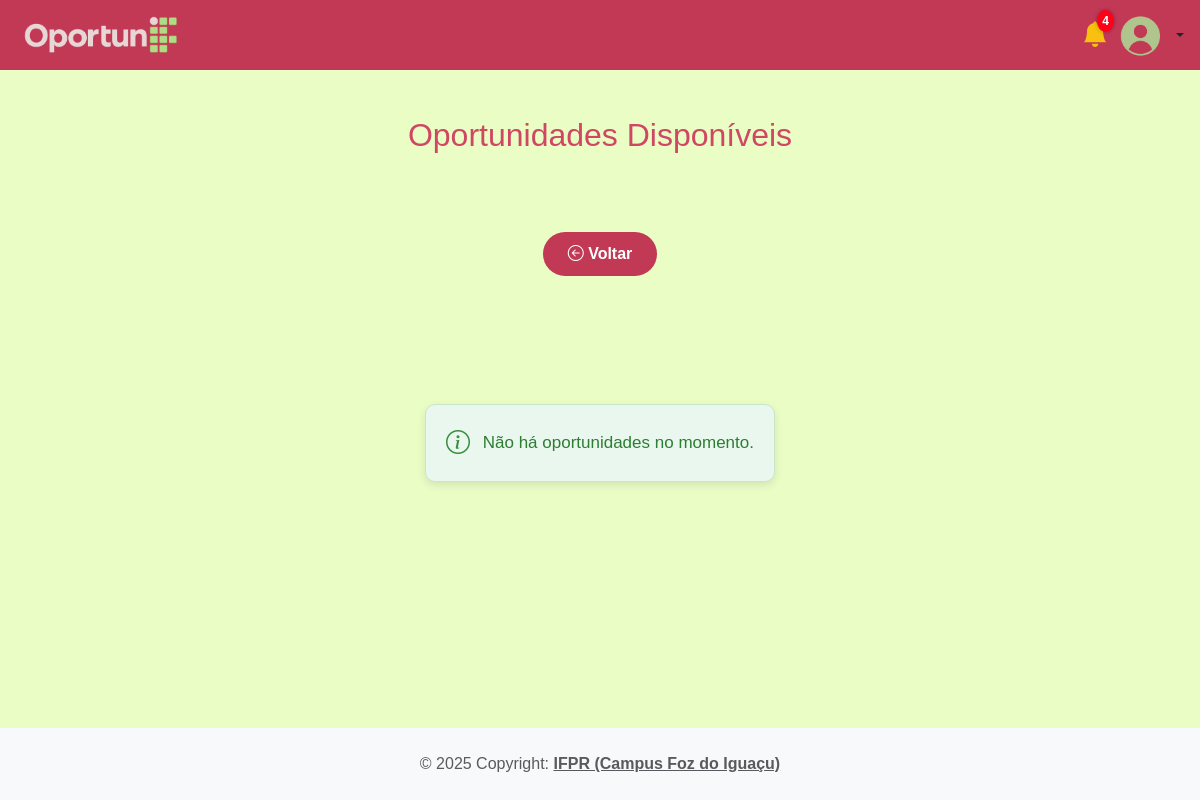
The page /app/controller/OportunidadeController.php?action=projetopesquisa (signed in) on the database as committed earlier.
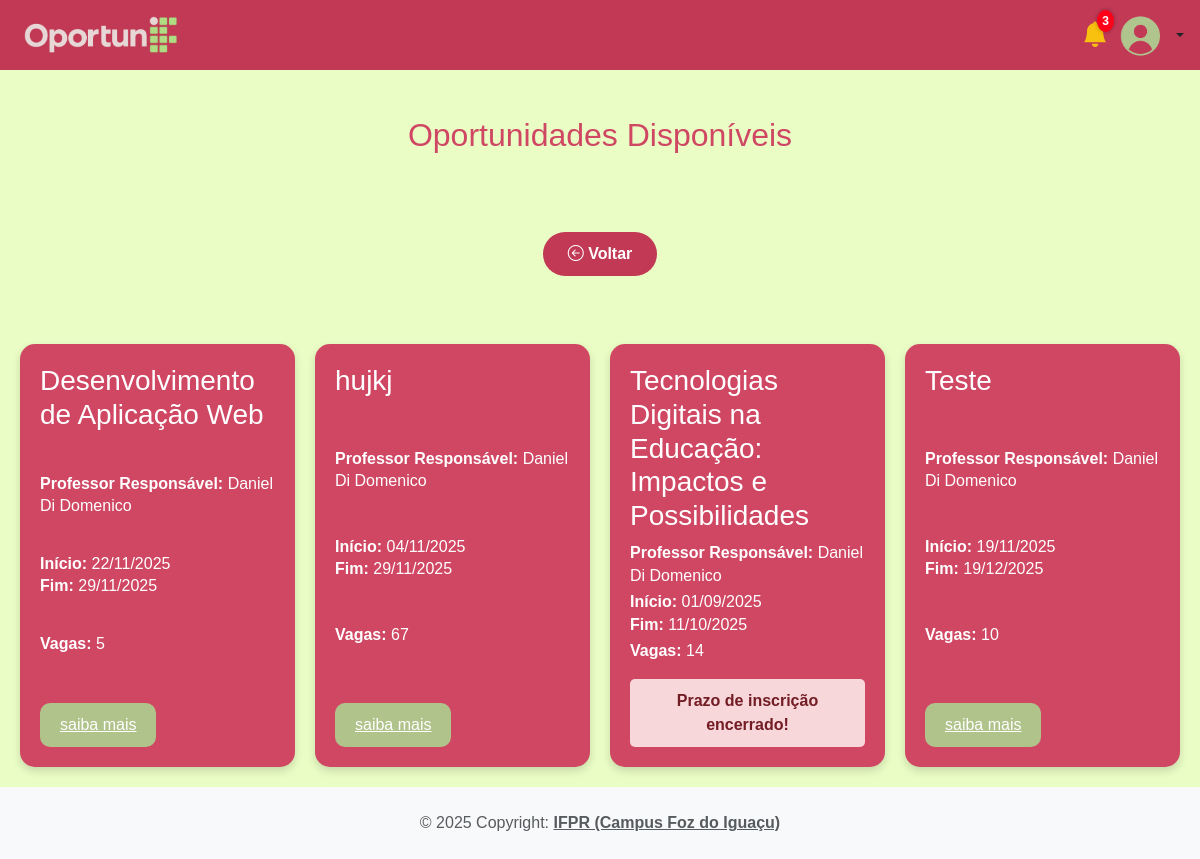
The same page on the database as committed later.
### tables this page shows
CREATE TABLE `oportunidades` (
  `idOportunidades` int(11) NOT NULL,
  `titulo` longtext DEFAULT NULL,
  `descricao` longtext DEFAULT NULL,
  `tipoOportunidade` enum('ESTAGIO','PROJETOEXTENSAO','PROJETOPESQUISA') NOT NULL,
  `dataInicio` date NOT NULL,
  `dataFim` date NOT NULL,
  `documentoAnexo` varchar(100) DEFAULT NULL,
  `vaga` int(11) NOT NULL,
  `documentoEdital` varchar(255) DEFAULT NULL,
  `idProfessor` int(11) NOT NULL DEFAULT 38
);

CREATE TABLE `usuarios` (
  `idUsuarios` int(11) NOT NULL,
  `nomeCompleto` varchar(45) NOT NULL,
  `email` varchar(45) NOT NULL,
  `cpf` varchar(20) NOT NULL,
  `senha` varchar(255) NOT NULL,
  `tipoUsuario` enum('ALUNO','PROFESSOR','ADMIN') NOT NULL,
  `matricula` varchar(45) DEFAULT NULL,
  `idCursos` int(11) DEFAULT NULL,
  `fotoPerfil` varchar(255) DEFAULT NULL
);

### app/controller/OportunidadeController.php (called while the page is built, shortened)
<?php
require_once(__DIR__ . "/../dao/OportunidadeDAO.php");
require_once(__DIR__ . "/../dao/UsuarioDAO.php");
require_once(__DIR__ . "/../model/Oportunidade.php");
require_once(__DIR__ . "/../model/Usuario.php");
class OportunidadeController extends Controller
{
    private OportunidadeDAO $oportunidadeDao;
    private UsuarioDAO $usuarioDao;
    public function __construct()
    {
        $this->oportunidadeDao = new OportunidadeDAO();
        $this->usuarioDao = new UsuarioDAO();
        $this->handleAction();
    }
    protected function projetopesquisa()
    {
        $usuarioLogado = $this->usuarioDao->findById($_SESSION["usuarioLogadoId"]);
        $idCurso = $usuarioLogado->getCurso()->getId();
        $dados["oportunidades"] = $this->oportunidadeDao->listByTipoECurso(OportunidadeTipo::PROJETOPESQUISA, $idCurso);
        $this->loadView("oportunidade/oportunidades_disponiveis.php", $dados);
    }
}
new OportunidadeController();

### app/model/Oportunidade.php (called while the page is built, shortened)
<?php
require_once(__DIR__ . "/Usuario.php");
class Oportunidade
{
    private ?int $id;
    private ?string $titulo;
    private ?string $dataInicio;
    private ?string $dataFim;
    private ?Usuario $professor = null;
    private ?int $vaga;
    public function __construct()
    {
        $this->id = 0;
        $this->titulo = "";
        $this->dataInicio = "";
        $this->dataFim = "";
        $this->vaga = null;
    }
    public function getId(): ?int
    {
        return $this->id;
    }
    public function setId(?int $id): self
    {
        $this->id = $id;
        return $this;
    }
    public function getTitulo(): ?string
    {
        return $this->titulo;
    }
    public function setTitulo(?string $titulo): self
    {
        $this->titulo = $titulo;
        return $this;
    }
    public function getDataInicioFormatada(): ?string
    {
        if ($this->dataInicio) {
            $date = new DateTimeImmutable($this->dataInicio);
            return $date->format('d/m/Y');
        }
        return "";
    }
    public function setDataInicio(?string $dataInicio): self
    {
        $this->dataInicio = $dataInicio;
        return $this;
    }
    public function getDataFim(): ?string
    {
        return $this->dataFim;
    }
    public function getDataFimFormatada(): ?string
    {
        if ($this->dataFim) {
            $date = new DateTimeImmutable($this->dataFim);
            return $date->format('d/m/Y');
        }
        return "";
    }
    public function setDataFim(?string $dataFim): self
    {
        $this->dataFim = $dataFim;
        return $this;
    }
    public function getVaga(): ?int
    {
        return $this->vaga;
    }
    public function setVaga(?int $vaga): void
    {
        $this->vaga = $vaga;
    }
    public function getProfessor(): ?Usuario
    {
        return $this->professor;
    }
    public function setProfessor(?Usuario $professor): self
    {
        $this->professor = $professor;
        return $this;
    }
}

### app/dao/OportunidadeDAO.php (called while the page is built, shortened)
<?php
include_once(__DIR__ . "/../model/Oportunidade.php");
class OportunidadeDAO
{
    public function listByTipoECurso(string $tipo, int $idCurso)
    {
        $conn = Connection::getConn();
        $sql = "SELECT o.*, u.nomeCompleto, u.tipoUsuario FROM oportunidades o
                JOIN usuarios u ON (u.idUsuarios = o.idProfessor)
            INNER JOIN oportunidade_curso oc ON o.idOportunidades = oc.idOportunidade
            WHERE o.tipoOportunidade = :tipo
              AND oc.idCurso = :idCurso
            ORDER BY o.titulo";
        $stm = $conn->prepare($sql);
        $stm->bindValue(":tipo", $tipo);
        $stm->bindValue(":idCurso", $idCurso);
        $stm->execute();
        $result = $stm->fetchAll();
        return $this->mapOportunidades($result);
    }
    private function mapOportunidades($result)
    {
        $oportunidades = array();
        foreach ($result as $reg) {
            $oportunidade = new Oportunidade();
            $oportunidade->setId($reg['idOportunidades']);
            $oportunidade->setTitulo($reg['titulo']);
            $oportunidade->setDescricao($reg['descricao']);
            $oportunidade->setDocumentoEdital($reg['documentoEdital']);
            $oportunidade->setTipoOportunidade($reg['tipoOportunidade']);
            $oportunidade->setDataInicio($reg['dataInicio']);
            $oportunidade->setDataFim($reg['dataFim']);
            $oportunidade->setDocumentoAnexo($reg['documentoAnexo']);
            $oportunidade->setVaga($reg['vaga']);
            $professor = new Usuario();
            $professor->setId($reg['idProfessor']);
            $professor->setNomeCompleto($reg['nomeCompleto']);
            $professor->setTipoUsuario($reg['tipoUsuario']);
            $oportunidade->setProfessor($professor);
            $cursoDao = new CursoDAO();
            $oportunidade->setCursos($cursoDao->getCursosByOportunidade($reg['idOportunidades']));
            $oportunidades[] = $oportunidade;
        }
        return $oportunidades;
    }
}

### app/dao/UsuarioDAO.php (called while the page is built, shortened)
<?php
include_once(__DIR__ . "/../model/Usuario.php");
class UsuarioDAO
{
    public function findById(int $id)
    {
        $conn = Connection::getConn();
        $sql = "SELECT u.*, c.nome AS nomeCursos FROM usuarios u
                LEFT JOIN cursos c ON c.idCursos = u.idCursos
                WHERE u.idUsuarios = ?";
        $stm = $conn->prepare($sql);
        $stm->execute([$id]);
        $result = $stm->fetchAll();
        $usuarios = $this->mapUsuarios($result);
        if (count($usuarios) == 1)
            return $usuarios[0];
        elseif (count($usuarios) == 0)
            return null;
        die("UsuarioDAO.findById() - Erro: mais de um usuário encontrado.");
    }
    private function mapUsuarios($result)
    {
        $usuarios = array();
        foreach ($result as $reg) {
            $usuario = new Usuario();
            $usuario->setId($reg['idUsuarios']);
            $usuario->setNomeCompleto($reg['nomeCompleto']);
            $usuario->setEmail($reg['email']);
            $usuario->setSenha($reg['senha']);
            $usuario->setMatricula($reg['matricula']);
            $usuario->setTipoUsuario($reg['tipoUsuario']);
            $usuario->setCpf($reg['cpf']);
            $usuario->setFotoPerfil($reg['fotoPerfil']);
            $curso = new Curso();
            $curso->setId($reg['idCursos']);
            if (isset($reg["nomeCursos"]))
                $curso->setNome($reg["nomeCursos"]);
            $usuario->setCurso($curso);
            $usuarios[] = $usuario;
        }
        return $usuarios;
    }
}

### app/model/Usuario.php (called while the page is built, shortened)
<?php
class Usuario
{
    private ?string $nomeCompleto;
    public function getNomeCompleto(): ?string
    {
        return $this->nomeCompleto;
    }
    public function setNomeCompleto(?string $nomeCompleto): self
    {
        $this->nomeCompleto = $nomeCompleto;
        return $this;
    }
}

### app/view/oportunidade/oportunidades_disponiveis.php (the view, shortened to what the changed rows need)
<?php
require_once(__DIR__ . "/../include/header.php");
require_once(__DIR__ . "/../include/menu.php");
require_once(__DIR__ . "/../../dao/OportunidadeDAO.php");
?>
<link rel="stylesheet" href="<?= BASEURL ?>/view/css/oportunidades_disponiveis.css">
<h2 class="titulo-pagina">Oportunidades Disponíveis</h2>
<div class="cards-container">
    <?php if (count($dados["oportunidades"]) > 0): ?>
        <?php foreach ($dados["oportunidades"] as $op): ?>
            <div class="card-oportunidade">
                <h3><?= htmlspecialchars($op->getTitulo()) ?></h3>
              <p>
    <strong>Professor Responsável:</strong>
    <?= htmlspecialchars($op->getProfessor() ? $op->getProfessor()->getNomeCompleto() : "Não definido") ?>
</p>
                <p>
                    <strong>Início:</strong> <?= htmlspecialchars($op->getDataInicioFormatada()) ?><br>
                    <strong>Fim:</strong> <?= htmlspecialchars($op->getDataFimFormatada()) ?>
                </p>
                <p><strong>Vagas:</strong> <?= htmlspecialchars($op->getVaga()) ?></p>
                <?php
                $dataHoje = new DateTime();
                $dataFim = new DateTime($op->getDataFim());
                ?>
                <?php if ($dataHoje <= $dataFim): ?>
                    <a href="<?= BASEURL ?>/controller/InscricaoController.php?action=view&idOport=<?= $op->getId() ?>" class="btn-inscrever">saiba mais</a>
                <?php else: ?>
                    <div class="btn-inscrever btn-disabled">Prazo de inscrição encerrado!</div>
                <?php endif; ?>
            </div>
        <?php endforeach; ?>
    <?php else: ?>
</div>
<div class="sem-oportunidades">
    <i class="bi bi-info-circle"></i>
    <p>Não há oportunidades no momento.</p>
</div>
<?php endif; ?>
</div>
<?php require_once(__DIR__ . "/../include/footer.php"); ?>

### app/view/include/menu.php (shortened to what the changed rows need)
<?php
$notificacoes = 0;
if (isset($_SESSION[SESSAO_USUARIO_NOTIFICACOES])) {
    $notificacoes = $_SESSION[SESSAO_USUARIO_NOTIFICACOES];
} else {
    $notificacoes = $_SESSION[SESSAO_USUARIO_NOTIFICACOES];
}
?>
<link rel="stylesheet" href="<?= BASEURL ?>/view/css/menu.css">
<nav class="navbar navbar-expand-md px-3 mb-3" style="background-color: #c23956">
    <li class="nav-item usuario-area">
        <a href="<?= BASEURL . '/controller/NotificacaoController.php?action=listar' ?>" class="notificacao-link">
            <i class="bi bi-bell-fill"></i>
            <?php if ($notificacoes > 0): ?>
                <span class="notificacao-badge"><?= $notificacoes ?></span>
            <?php endif; ?>
        </a>
    </li>
</nav>

Rows that differ between the two databases and show on the page:
now on this page (row unchanged): oportunidades: titulo "Desenvolvimento de Aplicação Web", idProfessor.nomeCompleto "Daniel Di Domenico", dataInicio "22/11/2025", dataFim "29/11/2025", vaga "5"
added oportunidades: titulo "hujkj", idProfessor.nomeCompleto "Daniel Di Domenico", dataInicio "04/11/2025", dataFim "29/11/2025", vaga "67"
now on this page (row unchanged): oportunidades: titulo "Tecnologias Digitais na Educação: Impactos e Possibilidades", idProfessor.nomeCompleto "Daniel Di Domenico", dataInicio "01/09/2025", dataFim "11/10/2025", vaga "14", shows "Prazo de inscrição encerrado!"
added oportunidades: titulo "Teste", idProfessor.nomeCompleto "Daniel Di Domenico", dataInicio "19/11/2025", dataFim "19/12/2025", vaga "10"
Other text that changed with them:
$notificacoes: "4" → "3"
text no longer shown: "Não há oportunidades no momento."
